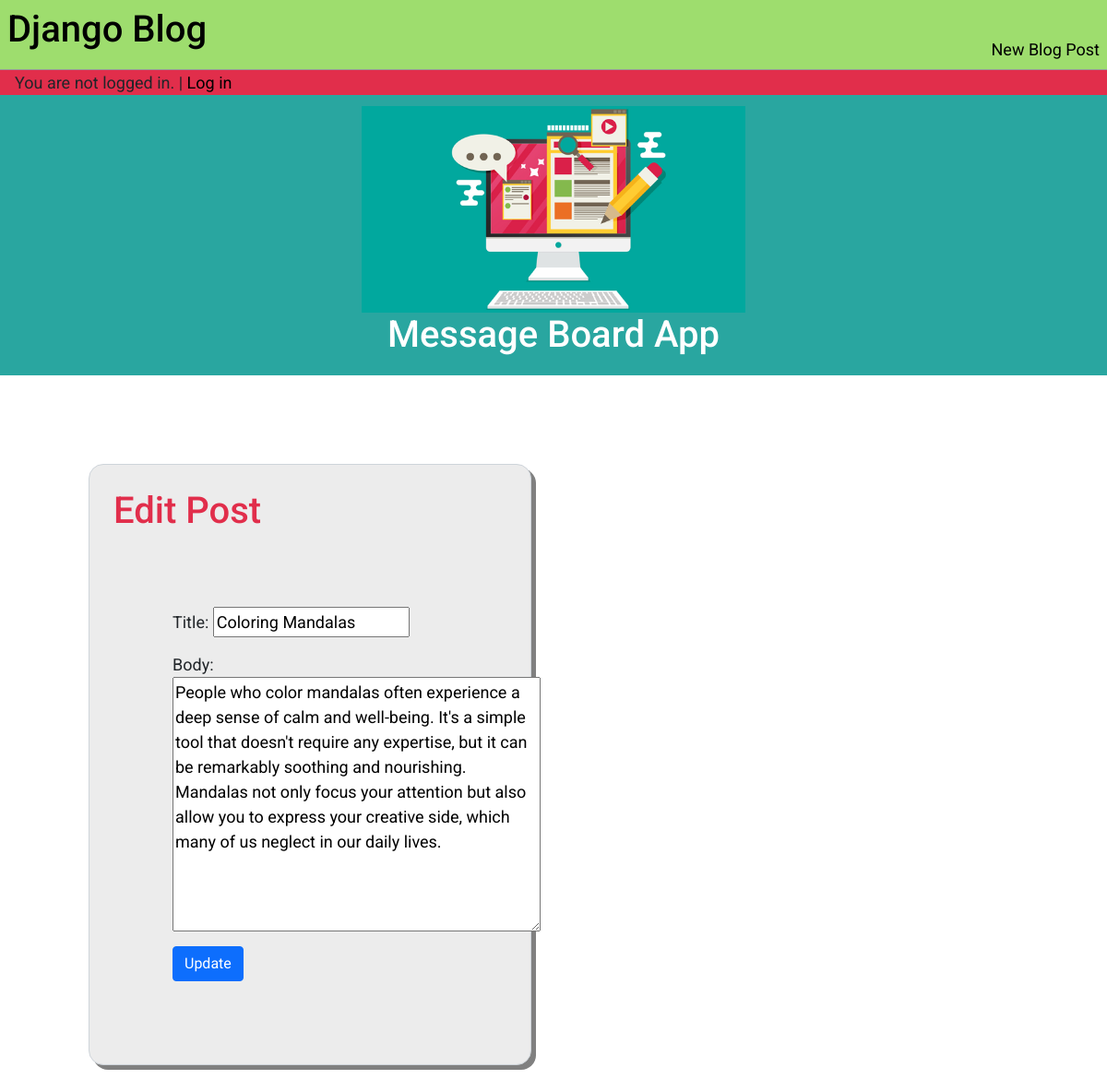
/post/2/edit/, run on the app's committed database.
### blog/models.py (models this page shows, shortened)
class Post(models.Model):
    title = models.CharField(max_length=200)
    author = models.ForeignKey('auth.User', on_delete=models.CASCADE)
    body = models.TextField()

### blog/views.py (the view)
# urls.py: path('post/<int:pk>/edit/', BlogUpdateView.as_view(), name='post_edit'),
class BlogUpdateView(UpdateView):
    model = Post
    template_name = "post_edit.html"
    fields = ["title", "body"]

### templates/post_edit.html (shortened to what this page needs)
{% extends 'base.html' %}
{% block content %}
    <div class="form-container">
        <h1>Edit Post</h1>
        <form method="POST">
            {{ form.as_p }}
            <input class="btn btn-primary" type="submit" value="Update">
        </form>
    </div>
{% endblock content %}

### static/css/base.css (style rules this page uses)
* { box-sizing: border-box; }
body { font-size: 18px; font-family: 'Roboto', sans-serif; }

### static/css/post_detail.css (style rules this page uses)
.form-container { margin: 6rem; padding: 1rem; width: 40%; background: #ececec; border: 1px solid #ced4da; padding: 1rem; border-radius: 1rem; box-shadow: 5rem; padding: 10px; box-shadow: 5px 5px gray; }
.form-container h1 { margin: 1rem; }

### static/css/forms.css (style rules this page uses)
form { margin: 5rem; }
.form-container h1 { color: #E12E4B; }

### data on the page
Post: title "Coloring Mandalas", body "People who color mandalas often experience a deep sense of calm and well-being. It's a simple tool that doesn't require any expertise, but it can be remarkably soothing and nourishing. Mandalas not only focus your attention but also allow you to express your creative side, which many of us neglect in our daily lives."
